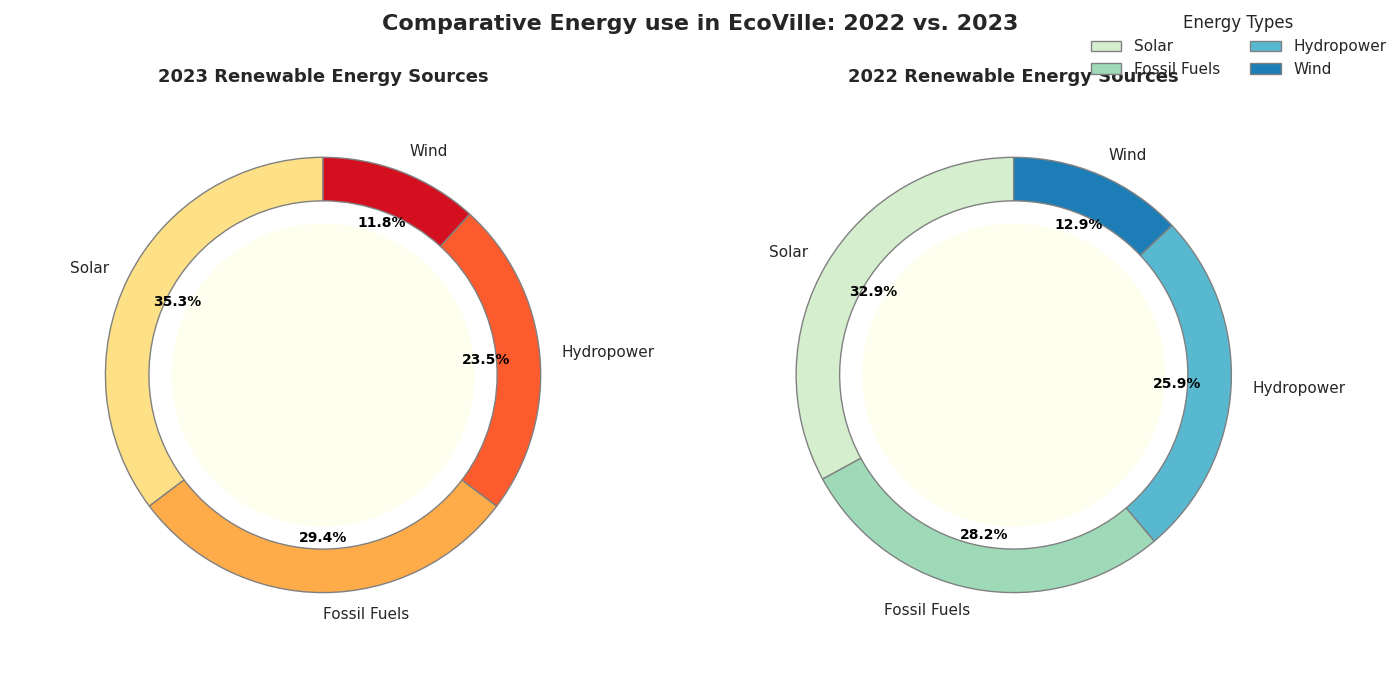

Write Python code to recreate this figure.
import matplotlib.pyplot as plt
import matplotlib.cm as cm
import numpy as np

energy_sources = ['Hydropower', 'Wind', 'Fossil Fuels', 'Solar']
consumption_2023 = [30, 25, 20, 10]
consumption_2022 = [28, 24, 22, 11]

gradients = [cm.get_cmap('YlOrRd')(np.linspace(0.2, 0.8, len(energy_sources))),
             cm.get_cmap('GnBu')(np.linspace(0.2, 0.8, len(energy_sources)))]

fig, axs = plt.subplots(1, 2, figsize=(14, 7))
fig.suptitle("Comparative Energy use in EcoVille: 2022 vs. 2023", fontsize=16, fontweight='bold', y=0.98)

for ax, consumption, year, gradient in zip(axs, [consumption_2023, consumption_2022], [2023, 2022], gradients):
    wedges, texts, autotexts = ax.pie(
        consumption, 
        labels=['Solar', 'Fossil Fuels', 'Hydropower', 'Wind'],  # Shuffled labels
        autopct='%1.1f%%', 
        startangle=90,  # Changed start angle
        colors=[gradient[i] for i in range(len(energy_sources))],
        wedgeprops=dict(width=0.2, edgecolor='gray'),  # Altered wedge width and edgecolor
        pctdistance=0.75  # Changed percentage distance
    )
    
    plt.setp(autotexts, size=10, weight="bold", color='black')  # Altered auto text style
    
    centre_circle = plt.Circle((0, 0), 0.70, fc='ivory')  # Changed center circle color
    ax.add_artist(centre_circle)

    # Updated title styling and padding
    ax.set_title(f"{year} Renewable Energy Sources", fontsize=13, fontweight='bold', pad=15)

fig.legend(wedges, ['Solar', 'Fossil Fuels', 'Hydropower', 'Wind'], title="Energy Types", loc="upper right", frameon=False, ncol=2)  # Updated legend location, content, and frame

plt.tight_layout(rect=[0, 0.05, 1, 0.95])
plt.show()
